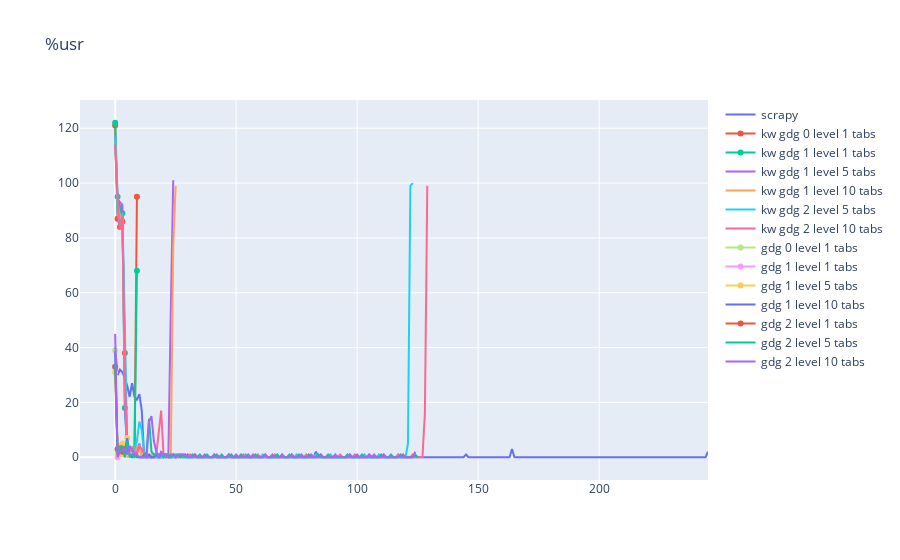
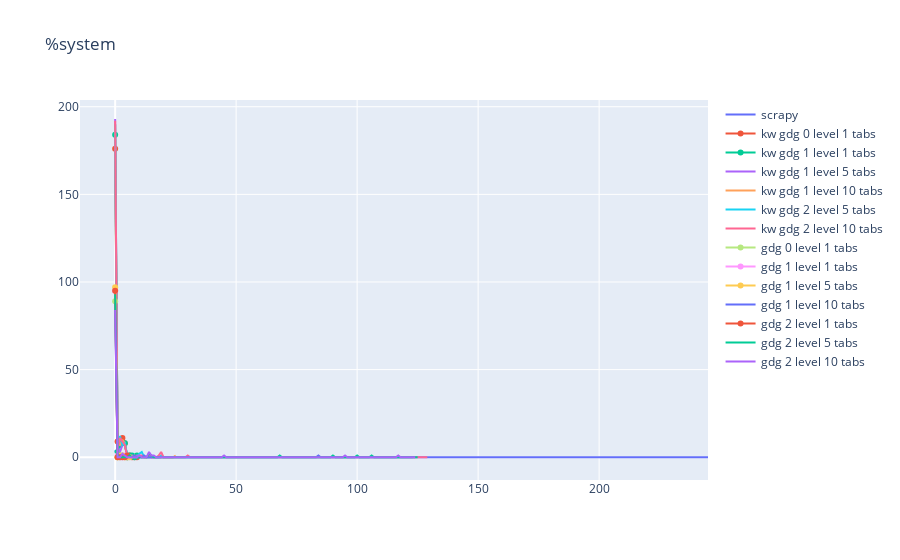
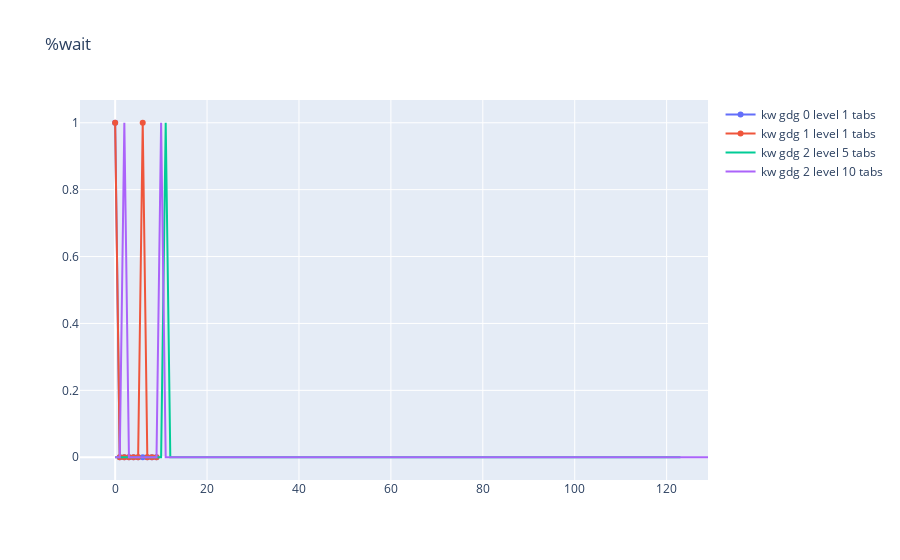
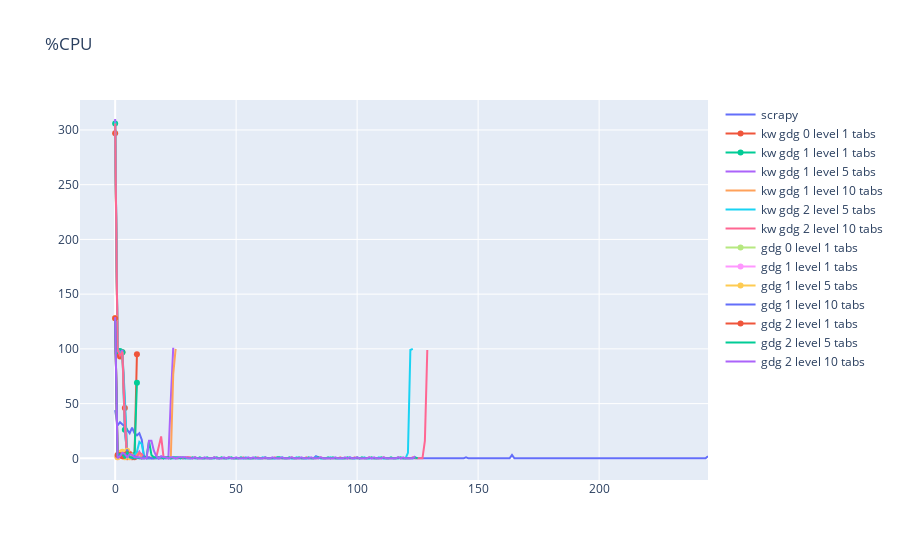

Write notebook code for charts like these, in order.
### Code cell
from plotly import graph_objects as go

#

times = []
files = {
	'scrapy': 'scrapy.log',
	'kw gdg 0 level 1 tabs': 'kl0_t1.log',
	'kw gdg 1 level 1 tabs': 'kl1_t1.log',
	'kw gdg 1 level 5 tabs': 'kl1_t5.log',
	'kw gdg 1 level 10 tabs': 'kl1_t10.log',
	'kw gdg 2 level 5 tabs': 'kl2_t5.log',
	'kw gdg 2 level 10 tabs': 'kl2_t10.log',
	'gdg 0 level 1 tabs': 'l0_t1.log',
	'gdg 1 level 1 tabs': 'l1_t1.log',
	'gdg 1 level 5 tabs': 'l1_t5.log',
	'gdg 1 level 10 tabs': 'l1_t10.log',
	'gdg 2 level 1 tabs': 'l2_t1.log',
	'gdg 2 level 5 tabs': 'l2_t5.2.log',
	'gdg 2 level 10 tabs': 'l2_t10.log',
}

raw_data = {}
for pretty_name, fname in files.items():
	time, data, _ = get_log_data(fname)

	times.append(time)
	raw_data[pretty_name] = data

joined_data = defaultdict(dict)
for source, data in raw_data.items():
	for col, dl in data.items():
		joined_data[col][source] = dl

time_data = times[np.argmax(list(map(len, times)))]

for col, dls in joined_data.items():
	dls = {src:dl for src,dl in dls.items() if len(dl) and np.std(dl) != 0}
	if(len(dls) == 0):
		continue
	
	fig = go.Figure()

	for src, dl in dls.items():
		fig.add_scatter(x=time_data, y=dl, name=src)
	fig.update_layout(
		title=dict(text=col, yref='paper')
	)
	fig.show()

### Figure 1 — Plotly figure (JSON) as saved in the notebook; plotly's stock layout.template omitted (floating-point values rounded to 4 significant figures; data arrays with more than 128 entries replaced by an {"elided": "..."} marker saying what was removed)
{"data": [{"name": "scrapy", "type": "scatter", "x": {"elided": "246 int values"}, "y": {"elided": "246 int values"}}, {"name": "kw gdg 0 level 1 tabs", "type": "scatter", "x": {"elided": "246 int values"}, "y": [121, 87, 84, 86, 38, 1, 3, 0.99, 1, 95]}, {"name": "kw gdg 1 level 1 tabs", "type": "scatter", "x": {"elided": "246 int values"}, "y": [122, 95, 91, 89, 18, 3, 1, 1, 3, 68]}, {"name": "kw gdg 1 level 5 tabs", "type": "scatter", "x": {"elided": "246 int values"}, "y": [117, 94, 93, 92, 20, 1, 3, 3, 1, 3, 5, 0, 0, 1, 0, 0, 1, 1, 0, 0, 1, 0, 1, 54, 101]}, {"name": "kw gdg 1 level 10 tabs", "type": "scatter", "x": {"elided": "246 int values"}, "y": [116, 92, 88, 87, 28, 1, 2, 4, 1, 4, 4, 0, 1, 0, 0, 1, 0, 0, 1, 0, 0, 1, 0, 1, 77, 99]}, {"name": "kw gdg 2 level 5 tabs", "type": "scatter", "x": {"elided": "246 int values"}, "y": [117, 89, 84, 89, 48, 2, 3, 3, 3, 6, 13, 10, 1, 0, 0, 0, 0, 0, 0, 0, 0, 1, 0, 0, 0, 0, 0, 1, 0, 0, 0, 0, 0, 1, 0, 0, 0, 0, 0, 0, 0, 1, 0, 0, 0, 0, 0, 1, 0, 0, 0, 0, 0, 0, 1, 0, 0, 0, 0, 0, 0, 1, 0, 0, 0, 0, 0, 0, 0, 1, 0, 0, 0, 0, 0, 1, 0, 0, 0, 0, 0, 0, 0, 1, 0, 0, 0, 0, 0, 1, 0, 0, 0, 0, 0, 0, 0, 1, 0, 0, 0, 0, 0, 1, 0, 0, 0, 0, 0, 1, 0, 0, 0, 0, 0, 0, 0, 1, 0, 0, 0, 5, 99, 100]}, {"name": "kw gdg 2 level 10 tabs", "type": "scatter", "x": {"elided": "246 int values"}, "y": {"elided": "130 float values"}}, {"name": "gdg 0 level 1 tabs", "type": "scatter", "x": {"elided": "246 int values"}, "y": [39, 2, 4, 1]}, {"name": "gdg 1 level 1 tabs", "type": "scatter", "x": {"elided": "246 int values"}, "y": [33, 0, 4, 2, 3]}, {"name": "gdg 1 level 5 tabs", "type": "scatter", "x": {"elided": "246 int values"}, "y": [31, 1, 4, 5, 1, 7, 1]}, {"name": "gdg 1 level 10 tabs", "type": "scatter", "x": {"elided": "246 int values"}, "y": [38.61, 1, 2, 3, 2, 7, 1, 0, 1, 0, 0, 0, 1, 0, 1, 0, 0, 1, 0, 1]}, {"name": "gdg 2 level 1 tabs", "type": "scatter", "x": {"elided": "246 int values"}, "y": [33, 3, 3, 2, 3, 3]}, {"name": "gdg 2 level 5 tabs", "type": "scatter", "x": {"elided": "246 int values"}, "y": [34, 1, 4, 4, 0, 6, 0, 1, 0, 1, 0, 0, 0, 2, 14, 2, 1, 1, 0.99, 1, 0, 1, 1, 0, 1, 1, 1, 0, 1, 0, 0, 0, 1, 0, 0, 1, 0, 0, 1, 0, 0, 0, 1, 0, 1, 0, 0, 0, 1, 0, 0, 0, 1, 0, 0, 0, 0, 0, 1, 0, 0, 0, 1, 0, 0, 0, 0, 1, 0, 0, 0, 0, 1, 0, 0, 0, 1, 0, 0, 0, 1, 0, 0, 0, 1, 0, 0, 0, 1, 0, 0, 0, 0, 0, 0, 0, 1, 0, 0, 0, 0, 0, 1, 0, 0, 0, 0, 0, 0, 0, 1, 0, 0, 0, 1, 0, 0, 0, 1, 0, 0, 0, 0, 0, 1, 0]}, {"name": "gdg 2 level 10 tabs", "type": "scatter", "x": {"elided": "246 int values"}, "y": [45, 0, 2, 3, 3, 1, 4, 3, 1, 1, 0, 0, 0, 0, 13, 15, 6, 2, 0, 2, 1, 1, 0, 1, 1, 0, 1, 1, 1, 1, 0, 0, 0, 1, 0, 0, 0, 1, 0, 0, 0, 1, 0, 0, 0, 0, 0, 1, 0, 0, 1, 0, 0, 0, 0, 1, 0, 1, 0, 0, 0, 0, 1, 0, 0, 1, 0, 0, 0, 1, 0, 0, 0, 1, 0, 0, 0, 1, 0, 0, 0, 1, 0, 0, 0, 1, 0, 0, 0, 0, 0, 1, 0, 0, 0, 0, 0, 1, 0, 0, 1, 0, 0, 0, 0, 1, 0, 1, 0, 0, 0, 1, 0, 0, 0, 0, 0, 0, 0, 1, 0, 0, 0, 0, 2]}], "layout": {"title": {"text": "%usr", "yref": "paper"}}}

### Figure 2 — Plotly figure (JSON) as saved in the notebook; plotly's stock layout.template omitted (floating-point values rounded to 4 significant figures; data arrays with more than 128 entries replaced by an {"elided": "..."} marker saying what was removed)
{"data": [{"name": "scrapy", "type": "scatter", "x": {"elided": "246 int values"}, "y": {"elided": "246 int values"}}, {"name": "kw gdg 0 level 1 tabs", "type": "scatter", "x": {"elided": "246 int values"}, "y": [176, 9, 9, 11, 8, 0, 1, 0, 0, 0]}, {"name": "kw gdg 1 level 1 tabs", "type": "scatter", "x": {"elided": "246 int values"}, "y": [184, 3, 7, 8, 8, 0, 1, 1, 0, 1]}, {"name": "kw gdg 1 level 5 tabs", "type": "scatter", "x": {"elided": "246 int values"}, "y": [193, 6, 3, 7, 8, 0, 0, 1, 0, 1, 1, 0, 0, 0, 0, 0, 0, 0, 0, 0, 0, 0, 0, 0, 0]}, {"name": "kw gdg 1 level 10 tabs", "type": "scatter", "x": {"elided": "246 int values"}, "y": [190, 8, 7, 10, 8, 0, 0, 0, 1, 0, 1, 0, 0, 0, 0, 0, 0, 0, 0, 0, 0, 0, 0, 0, 0, 1]}, {"name": "kw gdg 2 level 5 tabs", "type": "scatter", "x": {"elided": "246 int values"}, "y": [190, 10, 12, 7, 8, 1, 0, 0, 0, 0, 2, 3, 0, 0, 0, 0, 0, 0, 0, 1, 0, 0, 0, 0, 0, 0, 0, 0, 0, 0, 0, 0, 0, 0, 0, 0, 0, 0, 0, 0, 0, 0, 0, 0, 0, 0, 0, 0, 0, 0, 0, 0, 0, 0, 0, 0, 0, 0, 0, 0, 0, 0, 0, 0, 0, 0, 0, 0, 0, 0, 0, 0, 0, 0, 0, 0, 0, 0, 0, 0, 0, 0, 0, 0, 0, 0, 0, 0, 0, 0, 0, 0, 0, 0, 0, 0, 0, 0, 0, 0, 0, 0, 0, 0, 0, 0, 0, 0, 0, 0, 0, 0, 0, 0, 0, 0, 0, 0, 0, 0, 0, 0, 0, 0]}, {"name": "kw gdg 2 level 10 tabs", "type": "scatter", "x": {"elided": "246 int values"}, "y": {"elided": "130 int values"}}, {"name": "gdg 0 level 1 tabs", "type": "scatter", "x": {"elided": "246 int values"}, "y": [89, 0, 0, 1]}, {"name": "gdg 1 level 1 tabs", "type": "scatter", "x": {"elided": "246 int values"}, "y": [95, 1, 0, 0, 1]}, {"name": "gdg 1 level 5 tabs", "type": "scatter", "x": {"elided": "246 int values"}, "y": [97, 0, 1, 1, 0, 0, 0]}, {"name": "gdg 1 level 10 tabs", "type": "scatter", "x": {"elided": "246 int values"}, "y": [88.12, 0, 1, 1, 0, 1, 0, 0, 1, 0, 0, 0, 1, 0, 0, 0, 0, 0, 0, 0]}, {"name": "gdg 2 level 1 tabs", "type": "scatter", "x": {"elided": "246 int values"}, "y": [95, 0, 0, 0, 0, 1]}, {"name": "gdg 2 level 5 tabs", "type": "scatter", "x": {"elided": "246 int values"}, "y": [93, 1, 0, 0, 0, 0, 1, 0, 0, 0, 0, 0, 0, 0, 2, 1, 0, 0, 0, 0, 0, 0, 0, 0, 0, 0, 0, 0, 0, 0, 0, 0, 0, 0, 0, 0, 0, 0, 0, 0, 0, 0, 0, 0, 0, 0, 0, 0, 0, 0, 0, 0, 0, 0, 0, 0, 0, 0, 0, 0, 0, 0, 0, 0, 0, 0, 0, 0, 1, 0, 0, 0, 0, 0, 0, 0, 0, 0, 0, 0, 0, 0, 0, 0, 0, 0, 0, 0, 0, 0, 1, 0, 0, 0, 0, 0, 0, 0, 0, 0, 1, 0, 0, 0, 0, 0, 1, 0, 0, 0, 0, 0, 0, 0, 0, 0, 0, 0, 0, 0, 0, 0, 0, 0, 0, 0]}, {"name": "gdg 2 level 10 tabs", "type": "scatter", "x": {"elided": "246 int values"}, "y": [84, 0, 0, 2, 1, 0, 0, 0, 0, 0, 1, 0, 0, 0, 3, 1, 1, 0, 0, 0, 0, 0, 0, 0, 0, 0, 0, 0, 0, 0, 0, 0, 0, 0, 0, 0, 0, 0, 0, 0, 0, 0, 0, 0, 0, 1, 0, 0, 0, 0, 0, 0, 0, 0, 0, 0, 0, 0, 0, 0, 0, 0, 0, 0, 0, 0, 0, 0, 0, 0, 0, 0, 0, 0, 0, 0, 0, 0, 0, 0, 0, 0, 0, 0, 0, 0, 0, 0, 0, 0, 0, 0, 0, 0, 0, 1, 0, 0, 0, 0, 0, 0, 0, 0, 0, 0, 0, 0, 0, 0, 0, 0, 0, 0, 0, 0, 0, 1, 0, 0, 0, 0, 0, 0, 0]}], "layout": {"title": {"text": "%system", "yref": "paper"}}}

### Figure 3 — Plotly figure (JSON) as saved in the notebook; plotly's stock layout.template omitted (floating-point values rounded to 4 significant figures; data arrays with more than 128 entries replaced by an {"elided": "..."} marker saying what was removed)
{"data": [{"name": "kw gdg 0 level 1 tabs", "type": "scatter", "x": {"elided": "246 int values"}, "y": [1, 0, 0, 0, 0, 0, 0, 0, 0, 0]}, {"name": "kw gdg 1 level 1 tabs", "type": "scatter", "x": {"elided": "246 int values"}, "y": [1, 0, 0, 0, 0, 0, 1, 0, 0, 0]}, {"name": "kw gdg 2 level 5 tabs", "type": "scatter", "x": {"elided": "246 int values"}, "y": [0, 0, 0, 0, 0, 0, 0, 0, 0, 0, 0, 1, 0, 0, 0, 0, 0, 0, 0, 0, 0, 0, 0, 0, 0, 0, 0, 0, 0, 0, 0, 0, 0, 0, 0, 0, 0, 0, 0, 0, 0, 0, 0, 0, 0, 0, 0, 0, 0, 0, 0, 0, 0, 0, 0, 0, 0, 0, 0, 0, 0, 0, 0, 0, 0, 0, 0, 0, 0, 0, 0, 0, 0, 0, 0, 0, 0, 0, 0, 0, 0, 0, 0, 0, 0, 0, 0, 0, 0, 0, 0, 0, 0, 0, 0, 0, 0, 0, 0, 0, 0, 0, 0, 0, 0, 0, 0, 0, 0, 0, 0, 0, 0, 0, 0, 0, 0, 0, 0, 0, 0, 0, 0, 0]}, {"name": "kw gdg 2 level 10 tabs", "type": "scatter", "x": {"elided": "246 int values"}, "y": {"elided": "130 int values"}}], "layout": {"title": {"text": "%wait", "yref": "paper"}}}

### Figure 4 — Plotly figure (JSON) as saved in the notebook; plotly's stock layout.template omitted (floating-point values rounded to 4 significant figures; data arrays with more than 128 entries replaced by an {"elided": "..."} marker saying what was removed)
{"data": [{"name": "scrapy", "type": "scatter", "x": {"elided": "246 int values"}, "y": {"elided": "246 int values"}}, {"name": "kw gdg 0 level 1 tabs", "type": "scatter", "x": {"elided": "246 int values"}, "y": [297, 96, 93, 97, 46, 1, 4, 0.99, 1, 95]}, {"name": "kw gdg 1 level 1 tabs", "type": "scatter", "x": {"elided": "246 int values"}, "y": [306, 98, 98, 97, 26, 3, 2, 2, 3, 69]}, {"name": "kw gdg 1 level 5 tabs", "type": "scatter", "x": {"elided": "246 int values"}, "y": [310, 100, 96, 99, 28, 1, 3, 4, 1, 4, 6, 0, 0, 1, 0, 0, 1, 1, 0, 0, 1, 0, 1, 54, 101]}, {"name": "kw gdg 1 level 10 tabs", "type": "scatter", "x": {"elided": "246 int values"}, "y": [306, 100, 95, 97, 36, 1, 2, 4, 2, 4, 5, 0, 1, 0, 0, 1, 0, 0, 1, 0, 0, 1, 0, 1, 77, 100]}, {"name": "kw gdg 2 level 5 tabs", "type": "scatter", "x": {"elided": "246 int values"}, "y": [307, 99, 96, 96, 56, 3, 3, 3, 3, 6, 15, 13, 1, 0, 0, 0, 0, 0, 0, 1, 0, 1, 0, 0, 0, 0, 0, 1, 0, 0, 0, 0, 0, 1, 0, 0, 0, 0, 0, 0, 0, 1, 0, 0, 0, 0, 0, 1, 0, 0, 0, 0, 0, 0, 1, 0, 0, 0, 0, 0, 0, 1, 0, 0, 0, 0, 0, 0, 0, 1, 0, 0, 0, 0, 0, 1, 0, 0, 0, 0, 0, 0, 0, 1, 0, 0, 0, 0, 0, 1, 0, 0, 0, 0, 0, 0, 0, 1, 0, 0, 0, 0, 0, 1, 0, 0, 0, 0, 0, 1, 0, 0, 0, 0, 0, 0, 0, 1, 0, 0, 0, 5, 99, 100]}, {"name": "kw gdg 2 level 10 tabs", "type": "scatter", "x": {"elided": "246 int values"}, "y": {"elided": "130 float values"}}, {"name": "gdg 0 level 1 tabs", "type": "scatter", "x": {"elided": "246 int values"}, "y": [128, 2, 4, 2]}, {"name": "gdg 1 level 1 tabs", "type": "scatter", "x": {"elided": "246 int values"}, "y": [128, 1, 4, 2, 4]}, {"name": "gdg 1 level 5 tabs", "type": "scatter", "x": {"elided": "246 int values"}, "y": [128, 1, 5, 6, 1, 7, 1]}, {"name": "gdg 1 level 10 tabs", "type": "scatter", "x": {"elided": "246 int values"}, "y": [126.7, 1, 3, 4, 2, 8, 1, 0, 2, 0, 0, 0, 2, 0, 1, 0, 0, 1, 0, 1]}, {"name": "gdg 2 level 1 tabs", "type": "scatter", "x": {"elided": "246 int values"}, "y": [128, 3, 3, 2, 3, 4]}, {"name": "gdg 2 level 5 tabs", "type": "scatter", "x": {"elided": "246 int values"}, "y": [127, 2, 4, 4, 0, 6, 1, 1, 0, 1, 0, 0, 0, 2, 16, 3, 1, 1, 0.99, 1, 0, 1, 1, 0, 1, 1, 1, 0, 1, 0, 0, 0, 1, 0, 0, 1, 0, 0, 1, 0, 0, 0, 1, 0, 1, 0, 0, 0, 1, 0, 0, 0, 1, 0, 0, 0, 0, 0, 1, 0, 0, 0, 1, 0, 0, 0, 0, 1, 1, 0, 0, 0, 1, 0, 0, 0, 1, 0, 0, 0, 1, 0, 0, 0, 1, 0, 0, 0, 1, 0, 1, 0, 0, 0, 0, 0, 1, 0, 0, 0, 1, 0, 1, 0, 0, 0, 1, 0, 0, 0, 1, 0, 0, 0, 1, 0, 0, 0, 1, 0, 0, 0, 0, 0, 1, 0]}, {"name": "gdg 2 level 10 tabs", "type": "scatter", "x": {"elided": "246 int values"}, "y": [129, 0, 2, 5, 4, 1, 4, 3, 1, 1, 1, 0, 0, 0, 16, 16, 7, 2, 0, 2, 1, 1, 0, 1, 1, 0, 1, 1, 1, 1, 0, 0, 0, 1, 0, 0, 0, 1, 0, 0, 0, 1, 0, 0, 0, 1, 0, 1, 0, 0, 1, 0, 0, 0, 0, 1, 0, 1, 0, 0, 0, 0, 1, 0, 0, 1, 0, 0, 0, 1, 0, 0, 0, 1, 0, 0, 0, 1, 0, 0, 0, 1, 0, 0, 0, 1, 0, 0, 0, 0, 0, 1, 0, 0, 0, 1, 0, 1, 0, 0, 1, 0, 0, 0, 0, 1, 0, 1, 0, 0, 0, 1, 0, 0, 0, 0, 0, 1, 0, 1, 0, 0, 0, 0, 2]}], "layout": {"title": {"text": "%CPU", "yref": "paper"}}}
